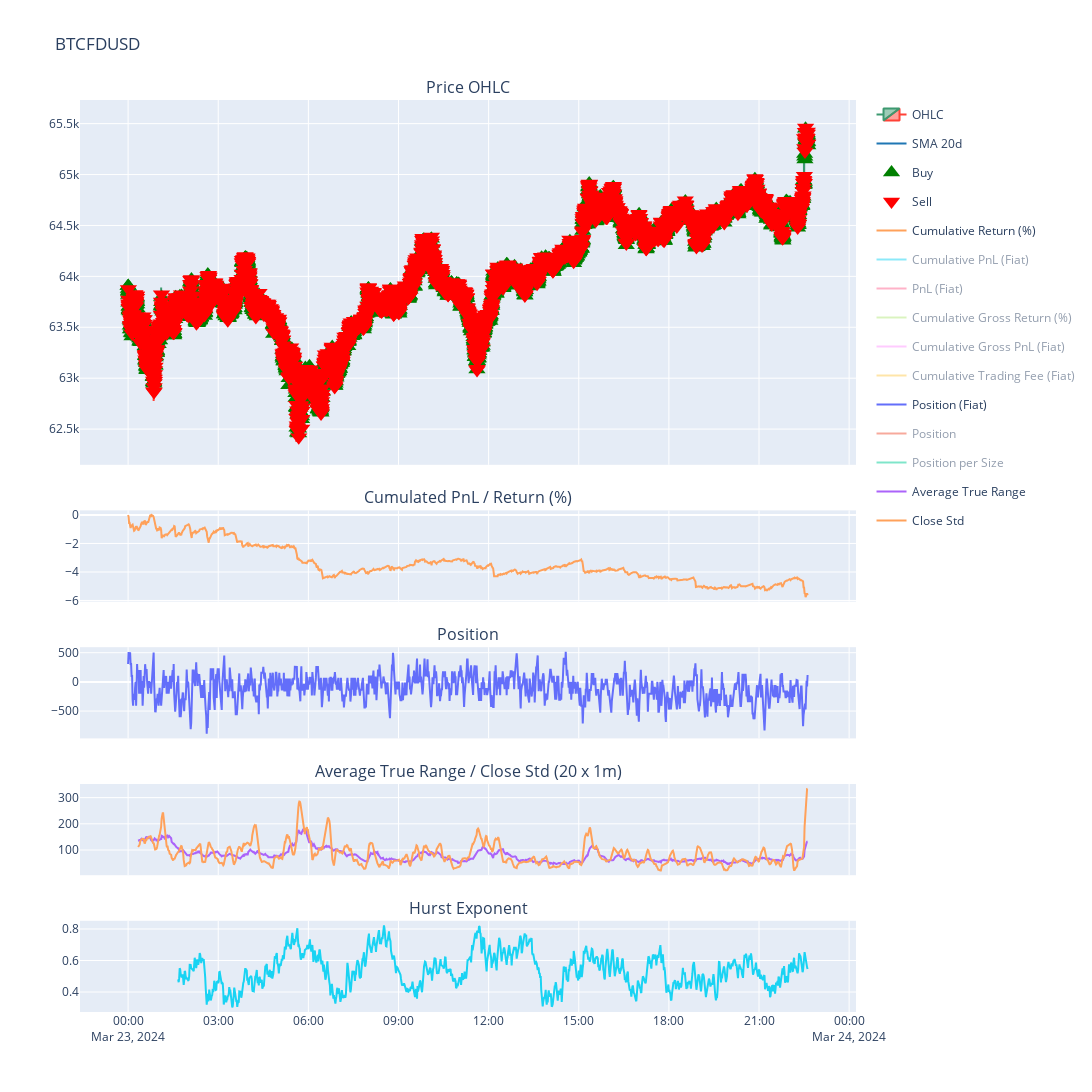

Notebook cell for this chart:
### Code cell
# pnl cutoff as 00:00 HKT
date = datetime.today()
date = datetime(year=date.year, month=date.month, day=date.day, tzinfo=ZoneInfo("HongKong"))
date = date.astimezone(ZoneInfo("UTC"))
date_str = date.strftime('%Y-%m-%d %H:%M:%S')

strategy.load_data(date_str)
strategy.summary()

### Figure 1 — Plotly figure (JSON) as saved in the notebook; plotly's stock layout.template omitted (floating-point values rounded to 4 significant figures; data arrays with more than 128 entries replaced by an {"elided": "..."} marker saying what was removed)
{"data": [{"close": {"elided": "1358 float values"}, "high": {"elided": "1358 float values"}, "legendgroup": "OHCL", "low": {"elided": "1358 float values"}, "name": "OHLC", "open": {"elided": "1358 float values"}, "type": "candlestick", "x": {"elided": "1358 str values"}, "xaxis": "x", "yaxis": "y"}, {"legendgroup": "SMA 20d", "marker": {"color": "rgb(31, 119, 180)"}, "name": "SMA 20d", "type": "scatter", "x": {"elided": "1358 str values"}, "xaxis": "x", "y": {"elided": "1358 float values"}, "yaxis": "y"}, {"marker": {"color": "green", "size": 15, "symbol": 5}, "mode": "markers", "name": "Buy", "type": "scatter", "x": {"elided": "3903 str values"}, "xaxis": "x", "y": {"elided": "3903 float values"}, "yaxis": "y"}, {"marker": {"color": "red", "size": 15, "symbol": 6}, "mode": "markers", "name": "Sell", "type": "scatter", "x": {"elided": "3902 str values"}, "xaxis": "x", "y": {"elided": "3902 float values"}, "yaxis": "y"}, {"name": "Cumulative Return (%)", "type": "scatter", "x": {"elided": "1358 str values"}, "xaxis": "x2", "y": {"elided": "1358 float values"}, "yaxis": "y2"}, {"name": "Cumulative PnL (Fiat)", "type": "scatter", "visible": "legendonly", "x": {"elided": "1358 str values"}, "xaxis": "x2", "y": {"elided": "1358 float values"}, "yaxis": "y2"}, {"name": "PnL (Fiat)", "type": "scatter", "visible": "legendonly", "x": {"elided": "1358 str values"}, "xaxis": "x2", "y": {"elided": "1358 float values"}, "yaxis": "y2"}, {"name": "Cumulative Gross Return (%)", "type": "scatter", "visible": "legendonly", "x": {"elided": "1358 str values"}, "xaxis": "x2", "y": {"elided": "1358 float values"}, "yaxis": "y2"}, {"name": "Cumulative Gross PnL (Fiat)", "type": "scatter", "visible": "legendonly", "x": {"elided": "1358 str values"}, "xaxis": "x2", "y": {"elided": "1358 float values"}, "yaxis": "y2"}, {"name": "Cumulative Trading Fee (Fiat)", "type": "scatter", "visible": "legendonly", "x": {"elided": "1358 str values"}, "xaxis": "x2", "y": {"elided": "1358 int values"}, "yaxis": "y2"}, {"name": "Position (Fiat)", "type": "scatter", "x": {"elided": "1351 str values"}, "xaxis": "x3", "y": {"elided": "1351 float values"}, "yaxis": "y3"}, {"name": "Position", "type": "scatter", "visible": "legendonly", "x": {"elided": "1351 str values"}, "xaxis": "x3", "y": {"elided": "1351 float values"}, "yaxis": "y3"}, {"name": "Position per Size", "type": "scatter", "visible": "legendonly", "x": {"elided": "1351 str values"}, "xaxis": "x3", "y": {"elided": "1351 float values"}, "yaxis": "y3"}, {"name": "Average True Range", "type": "scatter", "x": {"elided": "1358 str values"}, "xaxis": "x4", "y": {"elided": "1358 float values"}, "yaxis": "y4"}, {"name": "Close Std", "type": "scatter", "x": {"elided": "1358 str values"}, "xaxis": "x4", "y": {"elided": "1358 float values"}, "yaxis": "y4"}, {"showlegend": false, "type": "scatter", "x": {"elided": "1358 str values"}, "xaxis": "x5", "y": {"elided": "1358 float values"}, "yaxis": "y5"}], "layout": {"annotations": [{"font": {"size": 16}, "showarrow": false, "text": "Price OHLC", "x": 0.5, "xanchor": "center", "xref": "paper", "y": 1, "yanchor": "bottom", "yref": "paper"}, {"font": {"size": 16}, "showarrow": false, "text": "Cumulated PnL / Return (%)", "x": 0.5, "xanchor": "center", "xref": "paper", "y": 0.55, "yanchor": "bottom", "yref": "paper"}, {"font": {"size": 16}, "showarrow": false, "text": "Position", "x": 0.5, "xanchor": "center", "xref": "paper", "y": 0.4, "yanchor": "bottom", "yref": "paper"}, {"font": {"size": 16}, "showarrow": false, "text": "Average True Range / Close Std (20 x 1m)", "x": 0.5, "xanchor": "center", "xref": "paper", "y": 0.25, "yanchor": "bottom", "yref": "paper"}, {"font": {"size": 16}, "showarrow": false, "text": "Hurst Exponent", "x": 0.5, "xanchor": "center", "xref": "paper", "y": 0.1, "yanchor": "bottom", "yref": "paper"}], "height": 1500, "hovermode": "x", "title": {"text": "BTCFDUSD"}, "width": 1500, "xaxis": {"anchor": "y", "domain": [0, 1], "matches": "x5", "rangeslider": {"visible": false}, "showticklabels": false}, "xaxis2": {"anchor": "y2", "domain": [0, 1], "matches": "x5", "showticklabels": false}, "xaxis3": {"anchor": "y3", "domain": [0, 1], "matches": "x5", "showticklabels": false}, "xaxis4": {"anchor": "y4", "domain": [0, 1], "matches": "x5", "showticklabels": false}, "xaxis5": {"anchor": "y5", "domain": [0, 1]}, "yaxis": {"anchor": "x", "domain": [0.6, 1]}, "yaxis2": {"anchor": "x2", "domain": [0.45, 0.55]}, "yaxis3": {"anchor": "x3", "domain": [0.3, 0.4]}, "yaxis4": {"anchor": "x4", "domain": [0.15, 0.25]}, "yaxis5": {"anchor": "x5", "domain": [0, 0.1]}}}
